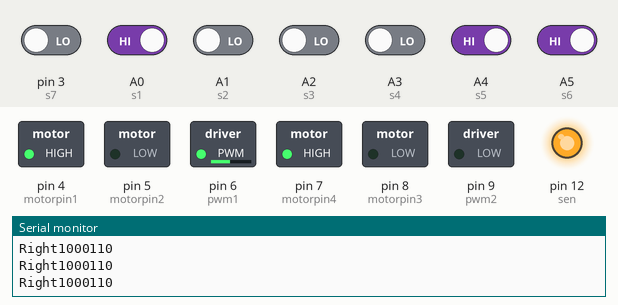
The sketch below on a simulated Arduino Uno, built with avr-gcc and run on an emulated ATmega328P. Parts: switched loads named in the sketch (green lamp = pin HIGH), output pins drawn as LEDs (lit = HIGH), the last lines printed to the serial monitor. The test bench sets the inputs (shaded band); at power-on: A0 (s1), A4 (s5), A5 (s6) HIGH, A1 (s2), A2 (s3), A3 (s4), pin 3 (s7) LOW.

Above: at 1.2 s.
1.3 s: A3 (s4) driven HIGH
At 1.7 s:
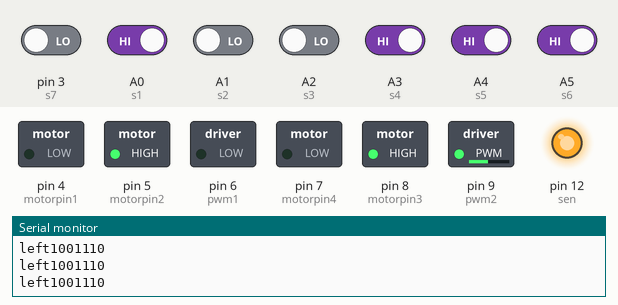
2.8 s: A5 (s6) driven LOW
At 4.0 s:
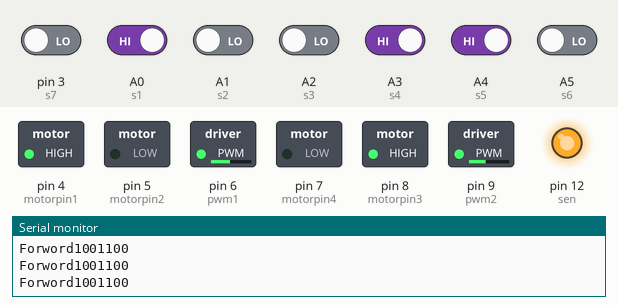
4.3 s: A2 (s3) driven HIGH
At 5.2 s:
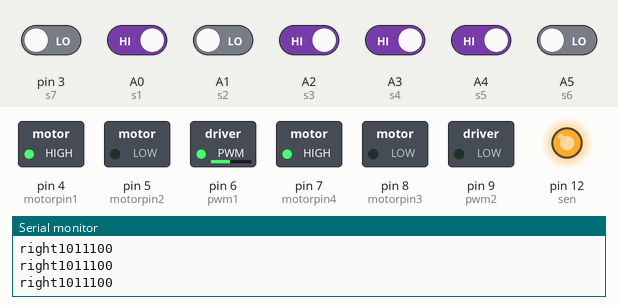
6.2 s: pin 3 (s7) driven HIGH
9.2 s: A0 (s1) driven LOW
At 9.9 s:
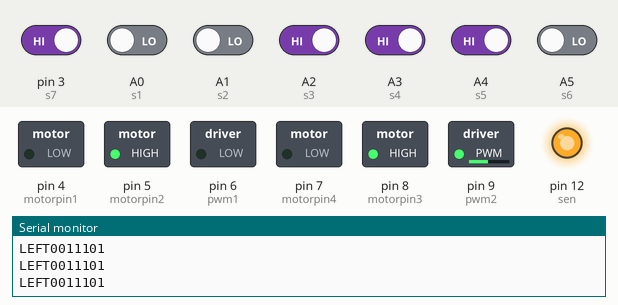
11.1 s: A4 (s5) driven LOW
At 12.3 s:
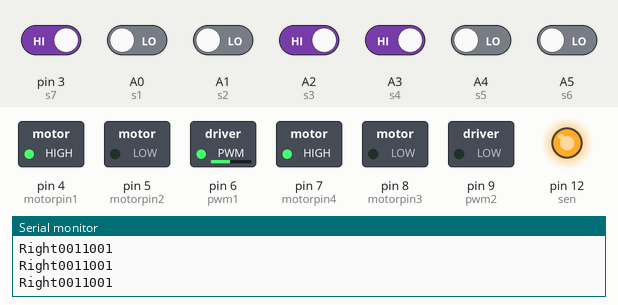
Timing chart, 0 to 14.1 s (numbered marks = the images above; inputs shaded):
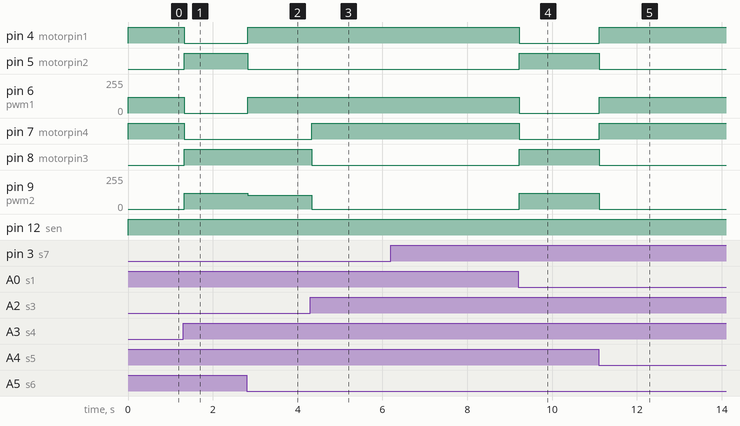

Measured:
- after the input at 1.3 s, pin 4 (motorpin1), pin 7 (motorpin4): HIGH → LOW at once; pin 5 (motorpin2), pin 8 (motorpin3): LOW → HIGH at once; pin 6 (pwm1): 120/255 → 0/255 at once; pin 9 (pwm2): 0/255 → 120/255 at once
- after the input at 2.8 s, pin 4 (motorpin1): LOW → HIGH at once; pin 5 (motorpin2): HIGH → LOW at once; pin 6 (pwm1): 0/255 → 120/255 at once; pin 9 (pwm2): 120/255 → 105/255 at once
- after the input at 4.3 s, pin 7 (motorpin4): LOW → HIGH at once; pin 8 (motorpin3): HIGH → LOW at once; pin 9 (pwm2): 105/255 → 0/255 at once
- after the input at 9.2 s, pin 4 (motorpin1), pin 7 (motorpin4): HIGH → LOW at once; pin 5 (motorpin2), pin 8 (motorpin3): LOW → HIGH at once; pin 6 (pwm1): 120/255 → 0/255 at once; pin 9 (pwm2): 0/255 → 120/255 at once
- after the input at 11.1 s, pin 4 (motorpin1), pin 7 (motorpin4): LOW → HIGH at once; pin 5 (motorpin2), pin 8 (motorpin3): HIGH → LOW at once; pin 6 (pwm1): 0/255 → 120/255 at once; pin 9 (pwm2): 120/255 → 0/255 at once

The sketch:

simpleIRcodeFor7Array.ino
```cpp
int motorpin1 = 4;
int motorpin2 = 5;
int pwm1 = 6;

int motorpin3 = 8;
int motorpin4 = 7;
int pwm2 = 9;

int s1 = A0;
int s2 = A1;
int s3 = A2;
int s4 = A3;
int s5 = A4;
int s6 = A5;
int s7 = 3;
int sen= 12;   //brown


void setup() {

  Serial.begin(9600);

  pinMode(s1, INPUT);
  pinMode(s2, INPUT);
  pinMode(s3, INPUT);
  pinMode(s4, INPUT);
  pinMode(s5, INPUT);
  pinMode(s6, INPUT);
  pinMode(s7, INPUT);
  pinMode(sen, OUTPUT);

  pinMode(motorpin1, OUTPUT);
  pinMode(motorpin2, OUTPUT);
  pinMode(motorpin3, OUTPUT);
  pinMode(motorpin4, OUTPUT);
  pinMode(pwm1, OUTPUT);
  pinMode(pwm2, OUTPUT);
}


void loop() {
  analogWrite(sen, 255);
//  int duration, distance, x1, x2, x, difference;
  int  a1, a2, a3, a4, a5, a6, a7;
  a1=digitalRead(s1);
  a2=digitalRead(s2);
  a3=digitalRead(s3);
  a4=digitalRead(s4);
  a5=digitalRead(s5);
  a6=digitalRead(s6);
  a7=digitalRead(s7);

  Serial.print(a1);
  Serial.print(a2);
  Serial.print(a3);
  Serial.print(a4);
  Serial.print(a5);
  Serial.print(a6);
  Serial.print(a7);
  Serial.println("   ");

  if((a2==a6 && a3==a5 && a3==a2 && a4!=a2) || (a1==1 && a2==0 && a3==1 && a4==1 && a5==0 && a6==0 && a7==1) || (a1==1 && a2==0 && a3==0 && a4==1 && a5==1 && a6==0 && a7==0))
  {
    Serial.print("Forword");
    forward();
  }
  else if((a4==a3 && a4==a2 && a4!=a5 && a4!=a6) || (a4==a3 && a4!=a5 && a4!=a2 && a4!=a6) || (a4==a3 && a4==a5 && a4==a6 && a4==a7 && a4!=a2 && a4!=a1) || (a4==a2 && a4==a1 && a4==a5 && a4==a6 && a4==a7 && a4!=a3))
  {
    Serial.print("Right");
    rightTurn();
  }
  else if((a4==a5 && a4==a6 && a4!=a3 && a4!=a2) || (a4==a5 && a4!=a6 && a4!=a3 && a4!=a2) || (a4==a3 && a4==a5 && a4==a2 && a4==a1 && a4!=a6 && a4!=a7) || (a4==a1 && a4==a2 && a4==a3 && a4==a6 && a4==a7 && a4!=a5))
  {
    Serial.print("left");
    leftTurn();
  }
  else if(a4==a3 && a4==a1 && a4!=a2 && a4!=a7)
  {
    Serial.print("right");
    rightTurn();
    delay(20);
  }
  else if(a4==a5 && a4==a7 && a4!=a6 && a4!=a1)
  {
    Serial.print("LEFT");
    leftTurn();
    delay(20);
  }

  else if(a1==0 && a2==0 && a3==0 && a4==0 && a5==0 && a6==0 && a7==0)
  {
    stand();
    Serial.print("STAND");
    for(int i=0; i<1; i++)
    {
      analogWrite(sen, 255);
      if(a1==0 && a2==0 && a3==0 && a4==0 && a5==0 && a6==0 && a7==0)
      {
        Serial.print("forward");
        a1=digitalRead(s1);
  a2=digitalRead(s2);
  a3=digitalRead(s3);
  a4=digitalRead(s4);
  a5=digitalRead(s5);
  a6=digitalRead(s6);
  a7=digitalRead(s7);

  Serial.print(a1);
  Serial.print(a2);
  Serial.print(a3);
  Serial.print(a4);
  Serial.print(a5);
  Serial.print(a6);
  Serial.print(a7);
  Serial.println("   ");
        forward();
        i=-1;
      }
      else
      {
        Serial.print("LEFT");
        rightTurn();
      }
    }
  }
  else if(a1==1 && a2==1 && a3==1 && a4==1 && a5==1 && a6==1 && a7==1)
  {
    stand();
    Serial.print("STAND");
    for(int i=0; i<1; i++)
    {
      analogWrite(sen, 255);
      a1=digitalRead(s1);
  a2=digitalRead(s2);
  a3=digitalRead(s3);
  a4=digitalRead(s4);
  a5=digitalRead(s5);
  a6=digitalRead(s6);
  a7=digitalRead(s7);

  Serial.print(a1);
  Serial.print(a2);
  Serial.print(a3);
  Serial.print(a4);
  Serial.print(a5);
  Serial.print(a6);
  Serial.print(a7);
  Serial.println("   ");
      if(a1==1 && a2==1 && a3==1 && a4==1 && a5==1 && a6==1 && a7==1)
      {
        Serial.print("forward");
        forward();
        i=-1;
      }
      else
      {
        Serial.print("LEFT");
        rightTurn();
      }
    }
  }


//  if (a==0 && a1==0 && a2==0 && a3==0)
//  {
//    forward();
//  }
//
//  else if( (a==1 && a1==1 && a2==0 && a3==1) || (a==1 && a1==0 && a2==0 && a3==1) || (a==1 && a1==0 && a2==1 && a3==1)    )
//    {
//      forward();
//    }
//    else if (a==0 && a1==0 && a2==0 && a3==1)
//    {
//
//      leftTurn();
//
//    }
//    else if ((a==0 && a1==0 && a2==1 && a3==0) || (a==0 && a1==1 && a2==0 && a3==0) || (a==0 && a1==1 && a2==0 && a3==1) || (a==0 && a1==1 && a2==1 && a3==0) )
//    {
//      slow();
//    }
//    else if (a==0 && a1==0 && a2==1 && a3==1)
//    {
//     rightTurn();
//    }
//    else if (a == 0 && a1 == 1 && a2 == 1 && a3 == 1)
//    {
//      leftTurn();
//    }
//    else if (a == 1 && a1 == 0 && a2 == 0 && a3 == 0)
//    {
//
//      rightTurn();
//
//
//    }
//
//    else if (a == 1 && a1 == 0 && a2 == 1 && a3 == 0)
//    {
//      slow();
//    }
//
//    else if (a == 1 && a1 == 1 && a2 == 0 && a3 == 0)
//    {
//      rightTurn();    // Right turn
//    }
//    else if (a==1 && a1==1 && a2==1 && a3==1)
//    {
//      reverse();
//    }
}
void forward() {
  digitalWrite(motorpin1, HIGH);
  digitalWrite(motorpin2, LOW);
  analogWrite(pwm1, 120);

  digitalWrite(motorpin3, HIGH);
  digitalWrite(motorpin4, LOW);
  analogWrite(pwm2, 105);
}

  void reverse() {
  digitalWrite(motorpin1, LOW);
  digitalWrite(motorpin2, HIGH);
  analogWrite(pwm1, 100);

  digitalWrite(motorpin3, LOW);
  digitalWrite(motorpin4, HIGH);
  analogWrite(pwm2, 88 );
  }

void leftTurn() {
  digitalWrite(motorpin1, LOW);
  digitalWrite(motorpin2, HIGH);
  analogWrite(pwm1, 0);

  digitalWrite(motorpin3, HIGH);
  digitalWrite(motorpin4, LOW);
  analogWrite(pwm2, 120);
}

void rightTurn(){
  digitalWrite(motorpin1, HIGH);
  digitalWrite(motorpin2, LOW);
  analogWrite(pwm1, 120);

  digitalWrite(motorpin3, LOW);
  digitalWrite(motorpin4, HIGH);
  analogWrite(pwm2, 0);
}
void slow()
{
  digitalWrite(motorpin1, HIGH);
  digitalWrite(motorpin2, LOW);
  analogWrite(pwm1, 40);

  digitalWrite(motorpin3, HIGH);
  digitalWrite(motorpin4, LOW);
  analogWrite(pwm2, 40);
}
void stand()
{

  digitalWrite(motorpin1, HIGH);
  digitalWrite(motorpin2, LOW);
  analogWrite(pwm1, 0);

  digitalWrite(motorpin3, HIGH);
  digitalWrite(motorpin4, LOW);
  analogWrite(pwm2, 0);
}
```
